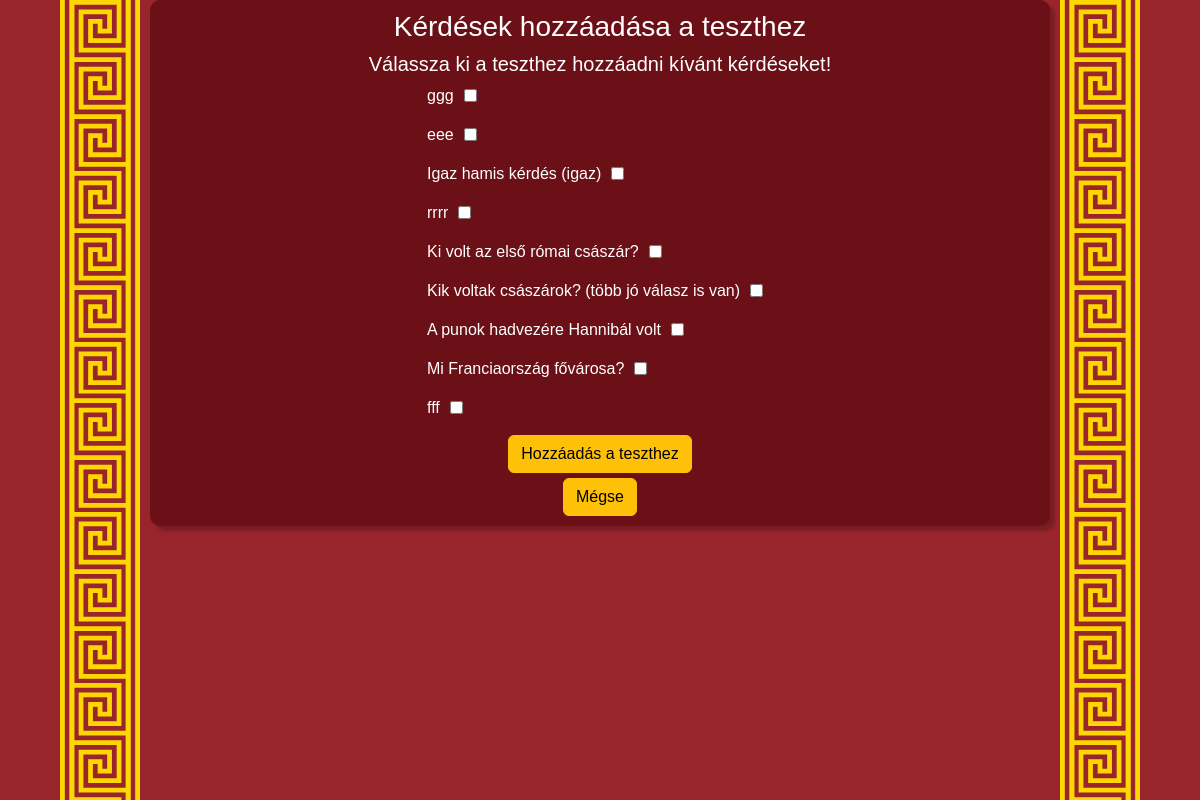
/test/27/select-questions/ (signed in), run on the app's committed database.
### roman_map/models.py (models this page shows, shortened)
class Question(models.Model):
    id = models.BigAutoField(primary_key=True)
    QUESTION_TYPES = [
        ('mc', 'Több válasz'),
        ('tf', 'Igaz/Hamis')
    ]
    def validate_positiv_number(value):
        if value < 0:
            raise ValidationError(
                ('%(value)s kisebb min 0.'),
                params={'value': value},
            )
    quiz = models.ForeignKey(Quiz, on_delete=models.SET_NULL, related_name='questions', null=True, blank=True)
    text = models.CharField(max_length=255, blank=False)
    question_type = models.CharField(max_length=2, choices=QUESTION_TYPES)
    points = models.PositiveIntegerField(default=0, validators=[validate_positiv_number])

### roman_map/views.py (the view, shortened to what this page needs)
# urls.py: path('test/<int:quiz_id>/select-questions/', view=views.kerdes_kivalasztasa, name="kerdes_kivalasztasa"),
def kerdes_kivalasztasa(request, quiz_id):
    try:
        quiz = Quiz.objects.get(id = quiz_id)
        questions = Question.objects.filter(~Q(quiz = quiz_id))
        return render(request, 'quiz/select_questions.html', {"questions":questions, "quiz":quiz})
    except Question.DoesNotExist as e:
        db_logger.error("Hiba: A kérdés nem található"+str(e))
        messages.error(request, "Hiba: A kérdés nem található!")
        return redirect("teszt_reszletei", quiz_id=quiz.id)
    except Quiz.DoesNotExist as e:
        db_logger.error("Hiba: a teszt nem található"+str(e))
        messages.error(request, "Hiba. A teszt nem található!")
        return redirect("teszt_reszletei", quiz_id=quiz.id)
    except Exception as e:
        db_logger.error("Hiba: "+str(e))
        messages.error(request, "Hiba a kérdések hozzáadása során!")
        return redirect("teszt_reszletei", quiz_id=quiz.id)

### roman_map/templates/quiz/select_questions.html (shortened to what this page needs)
{% extends "quiz/test.html" %}
{% block content %}
<div class="content-select-questions">
    <h3>Kérdések hozzáadása a teszthez</h3>
    <h5>Válassza ki a teszthez hozzáadni kívánt kérdéseket!</h5>
    <form action="" method="post">
        {% for question in questions %}
        <div class="select-question-container">
            <label for="{{question.id}}">{{question.text}}</label>
            <input type="checkbox" id="{{question.id}}" name="questions" value="{{question.id}}"><br>
        </div>
        {% endfor %}
        <div class="select-question-button-container">
            <button type="submit" class="btn btn-warning">Hozzáadás a teszthez</button>
            <a href="{% url 'teszt_reszletei' quiz.id %}" class="btn btn-warning">Mégse</a>
        </div>
    </form>
</div>
{% endblock content %}

### roman_map/static/styles/tests.css (style rules this page uses)
.tests-background { font-family: Arial, sans-serif; background-color: #98252c; }
.content-select-questions { display: flex; flex-direction: column; align-items: center; width: 75%; box-shadow: 5px 5px 3px rgba(0, 0, 0, 0.2); margin: auto; background-color: #6B1016; border-radius: 10px 10px 10px 10px; padding-bottom: 10px; padding-top: 10px; color: white; }
.content-select-questions h3, h5 { text-align: center; }
.select-question-button-container { display: flex; flex-direction: column; gap: 5px; width: 90%; align-items: center; margin: auto; }
.select-question-container { display: flex; align-items: center; gap: 10px; margin-bottom: 15px; }

### data on the page
Question: text "ggg"
Question: text "eee"
Question: text "Igaz hamis kérdés (igaz)"
Question: text "rrrr"
Question: text "Ki volt az első római császár?"
Question: text "Kik voltak császárok? (több jó válasz is van)"
Question: text "A punok hadvezére Hannibál volt"
Question: text "Mi Franciaország fővárosa?"
Question: text "fff"
